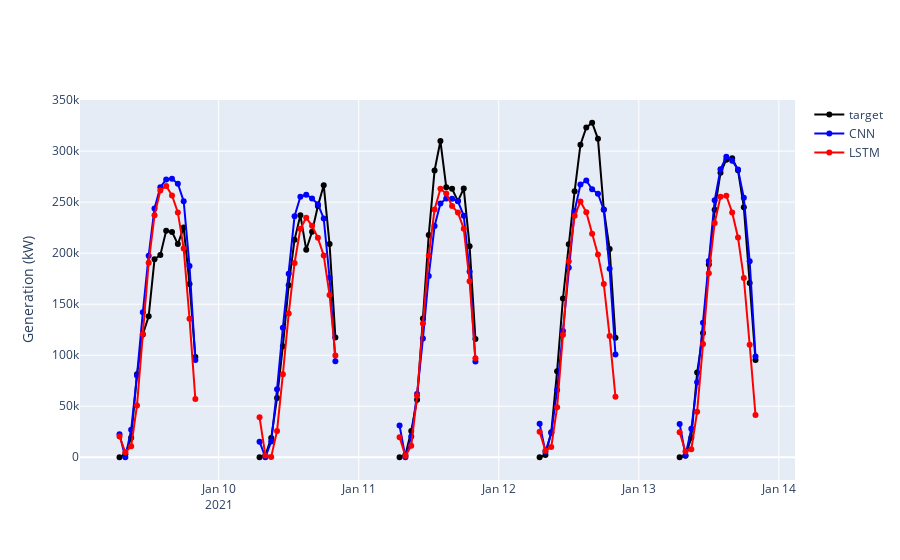

The notebook cell saved with this chart:
### Code cell
plot_forecasts(target, [cnn_fc, lstm_fc], ['CNN', 'LSTM'], ['blue', 'red'])
